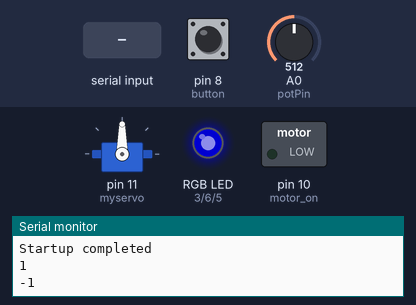
Recording of a sketch running on a simulated Arduino Uno, built with avr-gcc and run on an emulated ATmega328P. On the bench: servo, switched loads named in the sketch (green lamp = pin HIGH), an RGB LED mixed from three pins (HIGH = lit), the last lines printed to the serial monitor. Dashed ring = blinking. Inputs (shaded band) come from the test bench; at power-on: pin 8 (button) LOW, A0 (potPin) = 512. Dim RGB values are drawn brighter than linear.

Above: at 5.4 s.
5.5 s: pin 8 (button) pulled HIGH for 1 s
At 8.2 s:
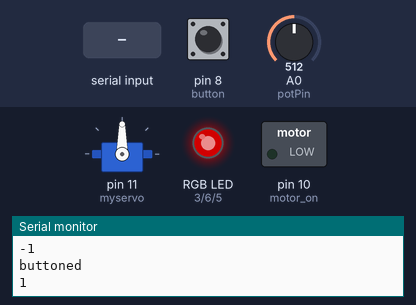
9.7 s: A0 (potPin) set to 33
12.9 s: A0 (potPin) set to 27
At 13.7 s:
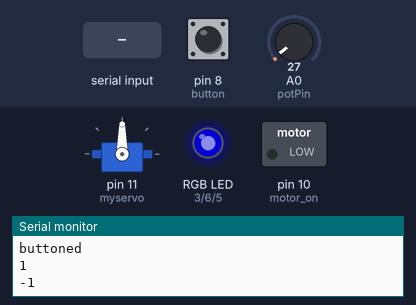
14.5 s: pin 8 (button) pulled HIGH for 3.2 s
At 18.2 s:
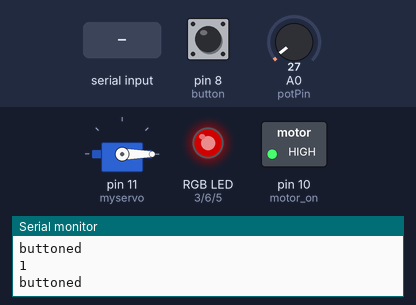
20.5 s: "1\n" received over Serial
At 21.9 s:
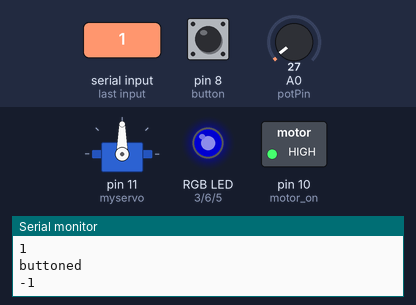
23.7 s: pin 8 (button) pulled HIGH for 0.15 s
At 27.0 s:
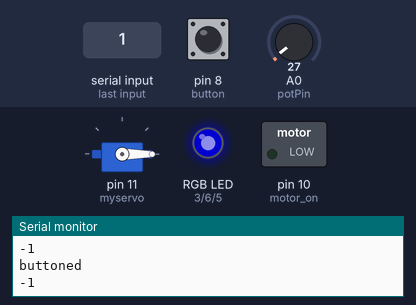
Timing chart, 0 to 28.1 s (numbered marks = the images above; inputs shaded):
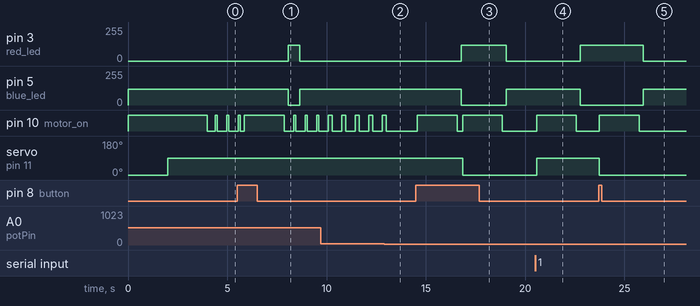

Measured:
- the behaviour switches between 31 and 30 on A0 (potPin) (found by bisection; images 1 and 2)
- after the input at 5.5 s, pin 3 (red_led): 0/255 → 120/255 after 2.6 s, → 0/255 0.58 s later; pin 5 (blue_led): 120/255 → 0/255 after 2.6 s, → 120/255 0.58 s later
- after the input at 12.9 s, pin 10 (motor_on): goes on until 13.0 s, then stays LOW
- after the input at 14.5 s, pin 3 (red_led): 0/255 → 120/255 after 2.3 s, → 0/255 2.3 s later; pin 5 (blue_led): 120/255 → 0/255 after 2.3 s, → 120/255 2.3 s later; pin 10 (motor_on): alternates HIGH for 2.0 s and LOW for 0.28 s, starting after 0.07 s; servo on pin 11 (myservo): 90° → 0° after 2.4 s
- after the input at 20.5 s, pin 3 (red_led): 0/255 → 120/255 after 2.3 s; pin 5 (blue_led): 120/255 → 0/255 after 2.3 s; pin 10 (motor_on): LOW → HIGH after 0.08 s, → LOW 2.0 s later; servo on pin 11 (myservo): 0° → 90° after 0.08 s
- after the input at 23.7 s, pin 3 (red_led): 120/255 → 0/255 after 2.2 s; pin 5 (blue_led): 0/255 → 120/255 after 2.2 s; pin 10 (motor_on): LOW → HIGH at once, → LOW 2.0 s later; servo on pin 11 (myservo): 90° → 0° at once

The sketch:

DoorLockArduino.ino
```cpp
#include <Servo.h>

Servo myservo;  // create servo object to control a servo
 //90 = 355 - 385
 //0 = 70-90
boolean isLocked; //whether the lock is currently locked or not
int potPin = A0; //pin the potentiometer is connected to
int pos = 90; //current lock position reading
int lock = 0;
int unlock = 0;
int lockPosition;
int unlockPosition;

int lockCommand = 1;
int unlockCommand = -1;

String inputString = "";         // a string to hold incoming data
boolean stringComplete = false;  // whether the string is complete

boolean lastStatus;

void setup()
{
  Serial.begin(9600);
  Serial.println("SmartLock v1.0b startup...");
  //set up pins
  pinMode(8, INPUT); //button
  pinMode(10, OUTPUT); //motor on/off switch
  pinMode(3, OUTPUT); //red led
  pinMode(6, OUTPUT); //green led
  pinMode(5, OUTPUT); //blue led
  analogWrite(5, 120); //show setup led
  myservo.attach(11);  // attaches the servo on pin 11 to the servo object


  //calibrate the positions
  digitalWrite(10, HIGH); //turns on the servo
  myservo.write(0); //unlocked
  delay(2000); //waits 2 seconds
  unlockPosition = analogRead(potPin); //get unlocked position
  myservo.write(90); //locked
  delay(2000); //waits 2 seconds
  lockPosition = analogRead(potPin); //get locked position
  digitalWrite(10, LOW); //turns off the servo

  //set up current status
  delay(200); //wait 200 ms
  isLocked = true; //say the lock is locked
  lastStatus = true;
  // reserve 200 bytes for the inputString:
  inputString.reserve(200);
  Serial.println("Startup completed");
  Serial.println("1"); //send the first status
}


void loop()
{
  lastStatus = isLocked;
  int currentAnalog = analogRead(potPin); //get the current position (should be near 0 if not moving)
  if (currentAnalog > 30) { //if the potentiometer has moved (data is invalid, but tells us it's moving)

    delay(200); //wait for it to settle down
    digitalWrite(10, HIGH); //turn on the motor to get a valid reading from POT
    delay(100); //wait again for voltage to settle
    isLocked = checkIsLocked(); //get the current lock status from POT

    digitalWrite(10, LOW); //turn off the motor
    delay(200); //wait for motor to fully turn off
  }

  //raspi control

  serialEvent();
  if (stringComplete) {
    int intValue = inputString.toInt();
    if (intValue == lockCommand) {
      isLocked = true;
      lastStatus = isLocked;
      lockDoor(); //actually turn the lock

    } else if (intValue == unlockCommand) {
      isLocked = false;
      lastStatus = isLocked;
      unlockDoor(); //actually turn the lock

    } else {
          char charValue = inputString.charAt(0);
          if (charValue == 's' || charValue == 'S') {
            Serial.println(isLocked ? 1 : -1);
          }
    }


    // clear the string:
    inputString = "";
    stringComplete = false;
  }


  //button control
  int button = digitalRead(8); //get status of button
  if (button == 1) {
    Serial.println("buttoned");
    if (isLocked == true) { //button is on and door is locked
       isLocked = false;
       unlockDoor(); //unlock the door

    } else if (isLocked == false) { //button is on and door is unlocked
       isLocked = true;
       lockDoor(); //lock the door

    }
  }

  //set led color
  if (isLocked == true) { //locked = red
   analogWrite(3, 120);
   analogWrite(6, 0);
   analogWrite(5, 0);
  } else { //unlocked = green
   analogWrite(3, 0);
   analogWrite(6, 0);
   analogWrite(5, 120);
  }

  if (lastStatus != isLocked) {
    Serial.println(isLocked ? 1 : -1);
  }

  delay(80);
}


//checks if the door is locked
boolean checkIsLocked() {
  int i = 0;
  do {
    int analogIn = analogRead(potPin); //get the current POT position


    int unlockedDifference = unlockPosition - analogIn; //find difference between unlocked position and current position
    if (unlockedDifference < 0) { //make unlocked difference positive
     unlockedDifference *= -1;
    }
    int lockedDifference = lockPosition - analogIn; //find the difference between locked position and current position
    if (lockedDifference < 0) { //make locked difference positive
     lockedDifference *= -1;
    }
    if (unlockedDifference < 30) { //if the difference from the unlocked position is close, return unlocked
       return  false;
    }
    else if (lockedDifference < 30) { //if the difference from the locked position is close, return locked
      return true;
    }
    i++;
    delay(10); //otherwise wait a bit
  } while(i < 10); // try 10 times to get a good reading
  return false; //if a reading is not found, assume lock is unlocked
}

//locks the door using the servo
void lockDoor() {
  digitalWrite(10, HIGH); // turn on the motor
  pos = 0; //set stored position
  myservo.write(90); //turn the motor
  delay(2000); //wait for motor to turn
  digitalWrite(10, LOW); //turn off motor
  delay(200);
}

//unlocks the door using the servo
void unlockDoor() {
  digitalWrite(10, HIGH); //turn on the motor
  pos = 90; //set stored position
  myservo.write(0); //turn the motor
  delay(2000); //wait for motor to turn
  digitalWrite(10, LOW); //turn off the motor
  delay(200);
}

//loads in any serial event
void serialEvent() {
  while (Serial.available()) {
    // get the new byte:
    char inChar = (char)Serial.read();
    // add it to the inputString:
    inputString += inChar;
    // if the incoming character is a newline, set a flag
    // so the main loop can do something about it:
    if (inChar == '\n') {
      stringComplete = true;
    }
  }
}
```
